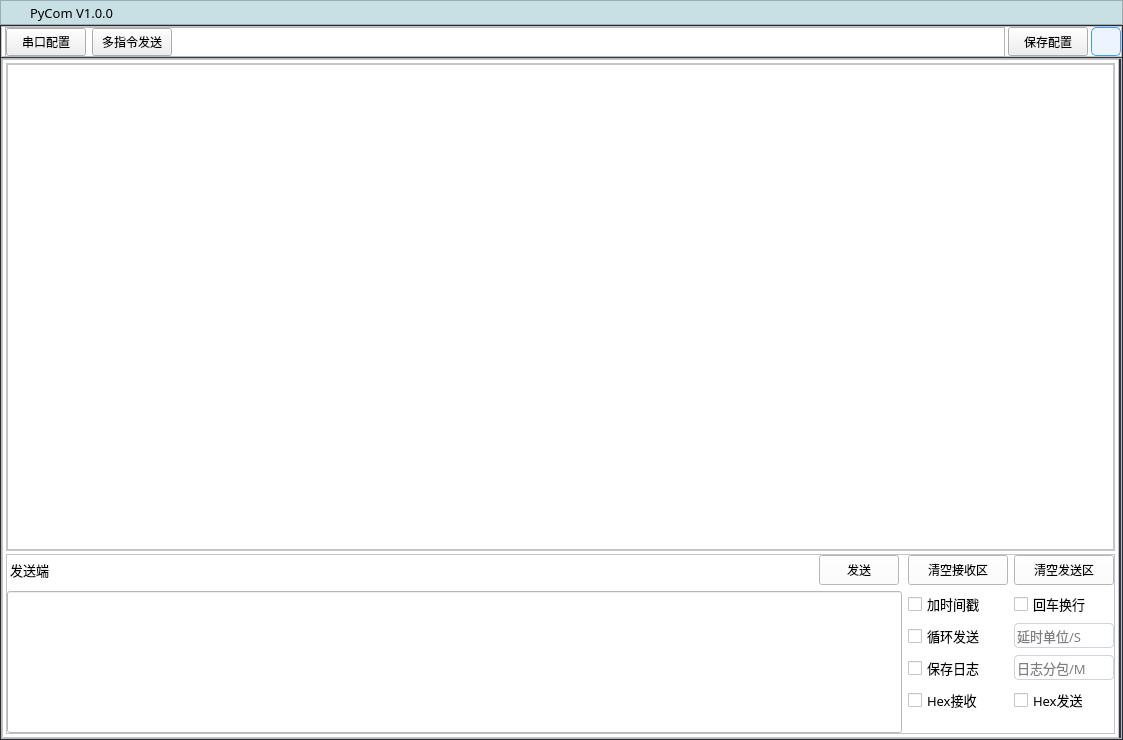
<?xml version="1.0" encoding="UTF-8"?>
<ui version="4.0">
 <class>Form</class>
 <widget class="QWidget" name="Form">
  <property name="geometry">
   <rect>
    <x>0</x>
    <y>0</y>
    <width>1123</width>
    <height>740</height>
   </rect>
  </property>
  <property name="windowTitle">
   <string>PyCom</string>
  </property>
  <property name="windowIcon">
   <iconset resource="resources.qrc">
    <normaloff>:/icons/icon/icon.ico</normaloff>:/icons/icon/icon.ico</iconset>
  </property>
  <property name="styleSheet">
   <string notr="true"/>
  </property>
  <layout class="QVBoxLayout" name="verticalLayout">
   <property name="spacing">
    <number>0</number>
   </property>
   <property name="leftMargin">
    <number>0</number>
   </property>
   <property name="topMargin">
    <number>0</number>
   </property>
   <property name="rightMargin">
    <number>0</number>
   </property>
   <property name="bottomMargin">
    <number>0</number>
   </property>
   <item>
    <widget class="QFrame" name="top_Frame">
     <property name="minimumSize">
      <size>
       <width>0</width>
       <height>25</height>
      </size>
     </property>
     <property name="styleSheet">
      <string notr="true">QFrame#top_Frame {
	background-color: rgb(200, 224, 228);
}
QToolButton::hover {
	background-color: rgb(121, 164, 172);
}
QToolButton {
	border: none;
}</string>
     </property>
     <property name="frameShape">
      <enum>QFrame::StyledPanel</enum>
     </property>
     <property name="frameShadow">
      <enum>QFrame::Raised</enum>
     </property>
     <layout class="QHBoxLayout" name="horizontalLayout">
      <property name="leftMargin">
       <number>3</number>
      </property>
      <property name="topMargin">
       <number>0</number>
      </property>
      <property name="rightMargin">
       <number>0</number>
      </property>
      <property name="bottomMargin">
       <number>0</number>
      </property>
      <item>
       <widget class="QLabel" name="label">
        <property name="minimumSize">
         <size>
          <width>20</width>
          <height>20</height>
         </size>
        </property>
        <property name="styleSheet">
         <string notr="true">image: url(:/icons/icon/icon.ico);</string>
        </property>
        <property name="text">
         <string/>
        </property>
       </widget>
      </item>
      <item>
       <widget class="QLabel" name="label_2">
        <property name="minimumSize">
         <size>
          <width>20</width>
          <height>20</height>
         </size>
        </property>
        <property name="font">
         <font>
          <family>微软雅黑</family>
          <pointsize>10</pointsize>
         </font>
        </property>
        <property name="text">
         <string>PyCom V1.0.0</string>
        </property>
       </widget>
      </item>
      <item>
       <spacer name="horizontalSpacer">
        <property name="orientation">
         <enum>Qt::Horizontal</enum>
        </property>
        <property name="sizeHint" stdset="0">
         <size>
          <width>831</width>
          <height>20</height>
         </size>
        </property>
       </spacer>
      </item>
      <item>
       <widget class="QToolButton" name="min_btn">
        <property name="minimumSize">
         <size>
          <width>20</width>
          <height>20</height>
         </size>
        </property>
        <property name="cursor">
         <cursorShape>PointingHandCursor</cursorShape>
        </property>
        <property name="styleSheet">
         <string notr="true"/>
        </property>
        <property name="text">
         <string/>
        </property>
        <property name="icon">
         <iconset resource="resources.qrc">
          <normaloff>:/icons/icon/EpMinus.png</normaloff>:/icons/icon/EpMinus.png</iconset>
        </property>
        <property name="iconSize">
         <size>
          <width>20</width>
          <height>20</height>
         </size>
        </property>
       </widget>
      </item>
      <item>
       <widget class="QToolButton" name="max_btn">
        <property name="minimumSize">
         <size>
          <width>20</width>
          <height>20</height>
         </size>
        </property>
        <property name="cursor">
         <cursorShape>PointingHandCursor</cursorShape>
        </property>
        <property name="styleSheet">
         <string notr="true"/>
        </property>
        <property name="text">
         <string/>
        </property>
        <property name="icon">
         <iconset resource="resources.qrc">
          <normaloff>:/icons/icon/EpFullScreen.png</normaloff>:/icons/icon/EpFullScreen.png</iconset>
        </property>
        <property name="iconSize">
         <size>
          <width>20</width>
          <height>20</height>
         </size>
        </property>
       </widget>
      </item>
      <item>
       <widget class="QToolButton" name="close_btn">
        <property name="minimumSize">
         <size>
          <width>20</width>
          <height>20</height>
         </size>
        </property>
        <property name="cursor">
         <cursorShape>PointingHandCursor</cursorShape>
        </property>
        <property name="styleSheet">
         <string notr="true">
QToolButton::hover {
	background-color: rgb(255, 0, 0);
}
</string>
        </property>
        <property name="text">
         <string/>
        </property>
        <property name="icon">
         <iconset resource="resources.qrc">
          <normaloff>:/icons/icon/EpClose.png</normaloff>:/icons/icon/EpClose.png</iconset>
        </property>
        <property name="iconSize">
         <size>
          <width>20</width>
          <height>20</height>
         </size>
        </property>
       </widget>
      </item>
     </layout>
    </widget>
   </item>
   <item>
    <widget class="QFrame" name="buttomFrame">
     <property name="sizePolicy">
      <sizepolicy hsizetype="Preferred" vsizetype="Expanding">
       <horstretch>0</horstretch>
       <verstretch>0</verstretch>
      </sizepolicy>
     </property>
     <property name="styleSheet">
      <string notr="true">QFrame#buttomFrame {
	background-color: rgb(48, 54, 67);
}</string>
     </property>
     <property name="frameShape">
      <enum>QFrame::StyledPanel</enum>
     </property>
     <property name="frameShadow">
      <enum>QFrame::Raised</enum>
     </property>
     <layout class="QVBoxLayout" name="verticalLayout_2">
      <property name="spacing">
       <number>1</number>
      </property>
      <property name="leftMargin">
       <number>0</number>
      </property>
      <property name="topMargin">
       <number>0</number>
      </property>
      <property name="rightMargin">
       <number>0</number>
      </property>
      <property name="bottomMargin">
       <number>0</number>
      </property>
      <item>
       <widget class="QFrame" name="tag_frame">
        <property name="minimumSize">
         <size>
          <width>0</width>
          <height>31</height>
         </size>
        </property>
        <property name="maximumSize">
         <size>
          <width>16777215</width>
          <height>30</height>
         </size>
        </property>
        <property name="styleSheet">
         <string notr="true">QToolButton {
	border: none;
}
QFrame#tag_frame {
	
	background-color: rgb(255, 255, 255);
}
QToolButton {
	background-color: rgb(236, 245, 255);
	border-radius: 5px;
	color: rgb(64, 158, 255);
	border: 0.5px solid rgb(64, 158, 255); 
}
QToolButton::hover {
	background-color: rgb(64, 158, 255);
	color: rgb(255, 255, 255);
}</string>
        </property>
        <property name="frameShape">
         <enum>QFrame::StyledPanel</enum>
        </property>
        <property name="frameShadow">
         <enum>QFrame::Raised</enum>
        </property>
        <layout class="QHBoxLayout" name="horizontalLayout_2">
         <property name="spacing">
          <number>3</number>
         </property>
         <property name="leftMargin">
          <number>3</number>
         </property>
         <property name="topMargin">
          <number>0</number>
         </property>
         <property name="rightMargin">
          <number>0</number>
         </property>
         <property name="bottomMargin">
          <number>0</number>
         </property>
         <item>
          <widget class="QFrame" name="frame">
           <property name="minimumSize">
            <size>
             <width>1000</width>
             <height>30</height>
            </size>
           </property>
           <property name="maximumSize">
            <size>
             <width>16777215</width>
             <height>30</height>
            </size>
           </property>
           <property name="styleSheet">
            <string notr="true"/>
           </property>
           <property name="frameShape">
            <enum>QFrame::StyledPanel</enum>
           </property>
           <property name="frameShadow">
            <enum>QFrame::Raised</enum>
           </property>
           <property name="lineWidth">
            <number>0</number>
           </property>
           <layout class="QHBoxLayout" name="horizontalLayout_7">
            <property name="leftMargin">
             <number>0</number>
            </property>
            <property name="topMargin">
             <number>0</number>
            </property>
            <property name="rightMargin">
             <number>0</number>
            </property>
            <property name="bottomMargin">
             <number>0</number>
            </property>
            <item>
             <widget class="NewQPushButton" name="serial_config_btn">
              <property name="minimumSize">
               <size>
                <width>80</width>
                <height>28</height>
               </size>
              </property>
              <property name="cursor">
               <cursorShape>PointingHandCursor</cursorShape>
              </property>
              <property name="text">
               <string>串口配置</string>
              </property>
             </widget>
            </item>
            <item>
             <widget class="NewQPushButton" name="send_instruction_btn">
              <property name="minimumSize">
               <size>
                <width>80</width>
                <height>28</height>
               </size>
              </property>
              <property name="cursor">
               <cursorShape>PointingHandCursor</cursorShape>
              </property>
              <property name="text">
               <string>多指令发送</string>
              </property>
             </widget>
            </item>
            <item>
             <spacer name="horizontalSpacer_3">
              <property name="orientation">
               <enum>Qt::Horizontal</enum>
              </property>
              <property name="sizeHint" stdset="0">
               <size>
                <width>823</width>
                <height>20</height>
               </size>
              </property>
             </spacer>
            </item>
           </layout>
          </widget>
         </item>
         <item>
          <widget class="NewQPushButton" name="save_config_btn">
           <property name="minimumSize">
            <size>
             <width>80</width>
             <height>29</height>
            </size>
           </property>
           <property name="cursor">
            <cursorShape>PointingHandCursor</cursorShape>
           </property>
           <property name="text">
            <string>保存配置</string>
           </property>
          </widget>
         </item>
         <item>
          <widget class="QToolButton" name="open_btn">
           <property name="minimumSize">
            <size>
             <width>30</width>
             <height>29</height>
            </size>
           </property>
           <property name="cursor">
            <cursorShape>PointingHandCursor</cursorShape>
           </property>
           <property name="text">
            <string/>
           </property>
           <property name="icon">
            <iconset resource="resources.qrc">
             <normaloff>:/icons/icon/EpArrowRight.png</normaloff>:/icons/icon/EpArrowRight.png</iconset>
           </property>
           <property name="iconSize">
            <size>
             <width>20</width>
             <height>20</height>
            </size>
           </property>
          </widget>
         </item>
        </layout>
       </widget>
      </item>
      <item>
       <widget class="QFrame" name="main_frame">
        <property name="styleSheet">
         <string notr="true"/>
        </property>
        <property name="frameShape">
         <enum>QFrame::StyledPanel</enum>
        </property>
        <property name="frameShadow">
         <enum>QFrame::Raised</enum>
        </property>
        <layout class="QVBoxLayout" name="verticalLayout_3">
         <property name="spacing">
          <number>2</number>
         </property>
         <property name="leftMargin">
          <number>0</number>
         </property>
         <property name="topMargin">
          <number>0</number>
         </property>
         <property name="rightMargin">
          <number>0</number>
         </property>
         <property name="bottomMargin">
          <number>0</number>
         </property>
         <item>
          <layout class="QHBoxLayout" name="horizontalLayout_3">
           <property name="spacing">
            <number>2</number>
           </property>
           <item>
            <widget class="QFrame" name="serial_frame">
             <property name="sizePolicy">
              <sizepolicy hsizetype="Expanding" vsizetype="Preferred">
               <horstretch>0</horstretch>
               <verstretch>0</verstretch>
              </sizepolicy>
             </property>
             <property name="styleSheet">
              <string notr="true">background-color: rgb(255, 255, 255);</string>
             </property>
             <property name="frameShape">
              <enum>QFrame::StyledPanel</enum>
             </property>
             <property name="frameShadow">
              <enum>QFrame::Raised</enum>
             </property>
             <layout class="QVBoxLayout" name="verticalLayout_7">
              <property name="spacing">
               <number>3</number>
              </property>
              <property name="leftMargin">
               <number>3</number>
              </property>
              <property name="topMargin">
               <number>3</number>
              </property>
              <property name="rightMargin">
               <number>3</number>
              </property>
              <property name="bottomMargin">
               <number>3</number>
              </property>
              <item>
               <widget class="QFrame" name="frame_2">
                <property name="frameShape">
                 <enum>QFrame::StyledPanel</enum>
                </property>
                <property name="frameShadow">
                 <enum>QFrame::Raised</enum>
                </property>
                <layout class="QVBoxLayout" name="verticalLayout_4">
                 <property name="spacing">
                  <number>2</number>
                 </property>
                 <property name="leftMargin">
                  <number>0</number>
                 </property>
                 <property name="topMargin">
                  <number>0</number>
                 </property>
                 <property name="rightMargin">
                  <number>0</number>
                 </property>
                 <property name="bottomMargin">
                  <number>0</number>
                 </property>
                 <item>
                  <widget class="QTextEdit" name="receive_textEdit">
                   <property name="font">
                    <font>
                     <family>微软雅黑</family>
                     <pointsize>10</pointsize>
                    </font>
                   </property>
                  </widget>
                 </item>
                </layout>
               </widget>
              </item>
              <item>
               <widget class="QFrame" name="frame_3">
                <property name="maximumSize">
                 <size>
                  <width>16777215</width>
                  <height>180</height>
                 </size>
                </property>
                <property name="styleSheet">
                 <string notr="true"/>
                </property>
                <property name="frameShape">
                 <enum>QFrame::StyledPanel</enum>
                </property>
                <property name="frameShadow">
                 <enum>QFrame::Raised</enum>
                </property>
                <layout class="QHBoxLayout" name="horizontalLayout_9">
                 <property name="leftMargin">
                  <number>0</number>
                 </property>
                 <property name="topMargin">
                  <number>0</number>
                 </property>
                 <property name="rightMargin">
                  <number>0</number>
                 </property>
                 <property name="bottomMargin">
                  <number>0</number>
                 </property>
                 <item>
                  <layout class="QVBoxLayout" name="verticalLayout_6">
                   <item>
                    <layout class="QHBoxLayout" name="horizontalLayout_4">
                     <property name="leftMargin">
                      <number>3</number>
                     </property>
                     <property name="rightMargin">
                      <number>3</number>
                     </property>
                     <item>
                      <widget class="QLabel" name="label_3">
                       <property name="minimumSize">
                        <size>
                         <width>0</width>
                         <height>30</height>
                        </size>
                       </property>
                       <property name="maximumSize">
                        <size>
                         <width>16777215</width>
                         <height>30</height>
                        </size>
                       </property>
                       <property name="font">
                        <font>
                         <family>微软雅黑</family>
                         <pointsize>10</pointsize>
                        </font>
                       </property>
                       <property name="text">
                        <string>发送端</string>
                       </property>
                      </widget>
                     </item>
                     <item>
                      <spacer name="horizontalSpacer_2">
                       <property name="orientation">
                        <enum>Qt::Horizontal</enum>
                       </property>
                       <property name="sizeHint" stdset="0">
                        <size>
                         <width>40</width>
                         <height>20</height>
                        </size>
                       </property>
                      </spacer>
                     </item>
                     <item>
                      <widget class="NewQPushButton" name="send_btn">
                       <property name="minimumSize">
                        <size>
                         <width>60</width>
                         <height>30</height>
                        </size>
                       </property>
                       <property name="maximumSize">
                        <size>
                         <width>16777215</width>
                         <height>30</height>
                        </size>
                       </property>
                       <property name="cursor">
                        <cursorShape>PointingHandCursor</cursorShape>
                       </property>
                       <property name="text">
                        <string>发送</string>
                       </property>
                      </widget>
                     </item>
                    </layout>
                   </item>
                   <item>
                    <widget class="QLineEdit" name="command_line">
                     <property name="sizePolicy">
                      <sizepolicy hsizetype="Expanding" vsizetype="Expanding">
                       <horstretch>0</horstretch>
                       <verstretch>0</verstretch>
                      </sizepolicy>
                     </property>
                     <property name="minimumSize">
                      <size>
                       <width>0</width>
                       <height>50</height>
                      </size>
                     </property>
                     <property name="font">
                      <font>
                       <family>微软雅黑</family>
                       <pointsize>10</pointsize>
                      </font>
                     </property>
                    </widget>
                   </item>
                  </layout>
                 </item>
                 <item>
                  <layout class="QVBoxLayout" name="verticalLayout_5">
                   <item>
                    <layout class="QHBoxLayout" name="horizontalLayout_5">
                     <item>
                      <widget class="NewQPushButton" name="clear_receive_text">
                       <property name="minimumSize">
                        <size>
                         <width>75</width>
                         <height>30</height>
                        </size>
                       </property>
                       <property name="cursor">
                        <cursorShape>PointingHandCursor</cursorShape>
                       </property>
                       <property name="text">
                        <string>清空接收区</string>
                       </property>
                      </widget>
                     </item>
                     <item>
                      <widget class="NewQPushButton" name="clear_send_text">
                       <property name="minimumSize">
                        <size>
                         <width>75</width>
                         <height>30</height>
                        </size>
                       </property>
                       <property name="cursor">
                        <cursorShape>PointingHandCursor</cursorShape>
                       </property>
                       <property name="text">
                        <string>清空发送区</string>
                       </property>
                      </widget>
                     </item>
                    </layout>
                   </item>
                   <item>
                    <layout class="QFormLayout" name="formLayout">
                     <item row="0" column="0">
                      <widget class="CustomToggleButton" name="check_time">
                       <property name="minimumSize">
                        <size>
                         <width>100</width>
                         <height>0</height>
                        </size>
                       </property>
                       <property name="font">
                        <font>
                         <family>微软雅黑</family>
                         <pointsize>10</pointsize>
                        </font>
                       </property>
                       <property name="cursor">
                        <cursorShape>PointingHandCursor</cursorShape>
                       </property>
                       <property name="text">
                        <string>加时间戳</string>
                       </property>
                      </widget>
                     </item>
                     <item row="0" column="1">
                      <widget class="CustomToggleButton" name="check_enter">
                       <property name="minimumSize">
                        <size>
                         <width>100</width>
                         <height>0</height>
                        </size>
                       </property>
                       <property name="font">
                        <font>
                         <family>微软雅黑</family>
                         <pointsize>10</pointsize>
                        </font>
                       </property>
                       <property name="cursor">
                        <cursorShape>PointingHandCursor</cursorShape>
                       </property>
                       <property name="text">
                        <string>回车换行</string>
                       </property>
                      </widget>
                     </item>
                     <item row="1" column="0" colspan="2">
                      <layout class="QHBoxLayout" name="horizontalLayout_6">
                       <item>
                        <widget class="CustomToggleButton" name="check_loop_send">
                         <property name="minimumSize">
                          <size>
                           <width>100</width>
                           <height>0</height>
                          </size>
                         </property>
                         <property name="maximumSize">
                          <size>
                           <width>16777215</width>
                           <height>16777215</height>
                          </size>
                         </property>
                         <property name="font">
                          <font>
                           <family>微软雅黑</family>
                           <pointsize>10</pointsize>
                          </font>
                         </property>
                         <property name="cursor">
                          <cursorShape>PointingHandCursor</cursorShape>
                         </property>
                         <property name="text">
                          <string>循环发送</string>
                         </property>
                        </widget>
                       </item>
                       <item>
                        <widget class="QLineEdit" name="line_delayed">
                         <property name="sizePolicy">
                          <sizepolicy hsizetype="Minimum" vsizetype="Fixed">
                           <horstretch>0</horstretch>
                           <verstretch>0</verstretch>
                          </sizepolicy>
                         </property>
                         <property name="minimumSize">
                          <size>
                           <width>0</width>
                           <height>25</height>
                          </size>
                         </property>
                         <property name="maximumSize">
                          <size>
                           <width>100</width>
                           <height>16777215</height>
                          </size>
                         </property>
                         <property name="font">
                          <font>
                           <family>微软雅黑</family>
                           <pointsize>10</pointsize>
                          </font>
                         </property>
                         <property name="styleSheet">
                          <string notr="true">QLineEdit {
	border-radius: 4px;
	border: 1px solid #ced4da;
}</string>
                         </property>
                         <property name="inputMask">
                          <string/>
                         </property>
                         <property name="placeholderText">
                          <string>延时单位/S</string>
                         </property>
                        </widget>
                       </item>
                      </layout>
                     </item>
                     <item row="2" column="0" colspan="2">
                      <layout class="QHBoxLayout" name="horizontalLayout_8">
                       <item>
                        <widget class="CustomToggleButton" name="check_save_log">
                         <property name="minimumSize">
                          <size>
                           <width>100</width>
                           <height>0</height>
                          </size>
                         </property>
                         <property name="font">
                          <font>
                           <family>微软雅黑</family>
                           <pointsize>10</pointsize>
                          </font>
                         </property>
                         <property name="cursor">
                          <cursorShape>PointingHandCursor</cursorShape>
                         </property>
                         <property name="text">
                          <string>保存日志</string>
                         </property>
                        </widget>
                       </item>
                       <item>
                        <widget class="QLineEdit" name="line_log">
                         <property name="sizePolicy">
                          <sizepolicy hsizetype="Minimum" vsizetype="Fixed">
                           <horstretch>0</horstretch>
                           <verstretch>0</verstretch>
                          </sizepolicy>
                         </property>
                         <property name="minimumSize">
                          <size>
                           <width>0</width>
                           <height>25</height>
                          </size>
                         </property>
                         <property name="maximumSize">
                          <size>
                           <width>100</width>
                           <height>16777215</height>
                          </size>
                         </property>
                         <property name="font">
                          <font>
                           <family>微软雅黑</family>
                           <pointsize>10</pointsize>
                          </font>
                         </property>
                         <property name="styleSheet">
                          <string notr="true">QLineEdit {
	border-radius: 4px;
	border: 1px solid #ced4da;
}</string>
                         </property>
                         <property name="placeholderText">
                          <string>日志分包/M</string>
                         </property>
                        </widget>
                       </item>
                      </layout>
                     </item>
                     <item row="3" column="0">
                      <widget class="CustomToggleButton" name="check_hex_receive">
                       <property name="minimumSize">
                        <size>
                         <width>100</width>
                         <height>0</height>
                        </size>
                       </property>
                       <property name="font">
                        <font>
                         <family>微软雅黑</family>
                         <pointsize>10</pointsize>
                        </font>
                       </property>
                       <property name="cursor">
                        <cursorShape>PointingHandCursor</cursorShape>
                       </property>
                       <property name="text">
                        <string>Hex接收</string>
                       </property>
                      </widget>
                     </item>
                     <item row="3" column="1">
                      <widget class="CustomToggleButton" name="check_hex_send">
                       <property name="minimumSize">
                        <size>
                         <width>100</width>
                         <height>0</height>
                        </size>
                       </property>
                       <property name="font">
                        <font>
                         <family>微软雅黑</family>
                         <pointsize>10</pointsize>
                        </font>
                       </property>
                       <property name="cursor">
                        <cursorShape>PointingHandCursor</cursorShape>
                       </property>
                       <property name="text">
                        <string>Hex发送</string>
                       </property>
                      </widget>
                     </item>
                    </layout>
                   </item>
                  </layout>
                 </item>
                </layout>
               </widget>
              </item>
             </layout>
            </widget>
           </item>
           <item alignment="Qt::AlignRight">
            <widget class="QFrame" name="quick_frame">
             <property name="sizePolicy">
              <sizepolicy hsizetype="Preferred" vsizetype="Preferred">
               <horstretch>0</horstretch>
               <verstretch>0</verstretch>
              </sizepolicy>
             </property>
             <property name="maximumSize">
              <size>
               <width>16777215</width>
               <height>16777215</height>
              </size>
             </property>
             <property name="cursor">
              <cursorShape>ArrowCursor</cursorShape>
             </property>
             <property name="styleSheet">
              <string notr="true">QFrame#quick_frame{
	background-color: rgb(255, 255, 255);
	border-radius: 3px;
}
QPushButton {
	background-color: rgb(64, 158, 255);
	border-radius: 3px;
	color: rgb(255, 255, 255);
	font: 12px Microsoft YaHei;
}
QPushButton::hover {
	background-color: rgb(121, 187, 255);
	border-radius: 3px;
}
</string>
             </property>
             <property name="frameShape">
              <enum>QFrame::StyledPanel</enum>
             </property>
             <property name="frameShadow">
              <enum>QFrame::Raised</enum>
             </property>
            </widget>
           </item>
          </layout>
         </item>
        </layout>
       </widget>
      </item>
     </layout>
    </widget>
   </item>
  </layout>
 </widget>
 <customwidgets>
  <customwidget>
   <class>NewQPushButton</class>
   <extends>QPushButton</extends>
   <header>newqpushbutton.h</header>
  </customwidget>
  <customwidget>
   <class>CustomToggleButton</class>
   <extends>QCheckBox</extends>
   <header>customtogglebutton.h</header>
  </customwidget>
 </customwidgets>
 <resources>
  <include location="resources.qrc"/>
 </resources>
 <connections/>
</ui>
